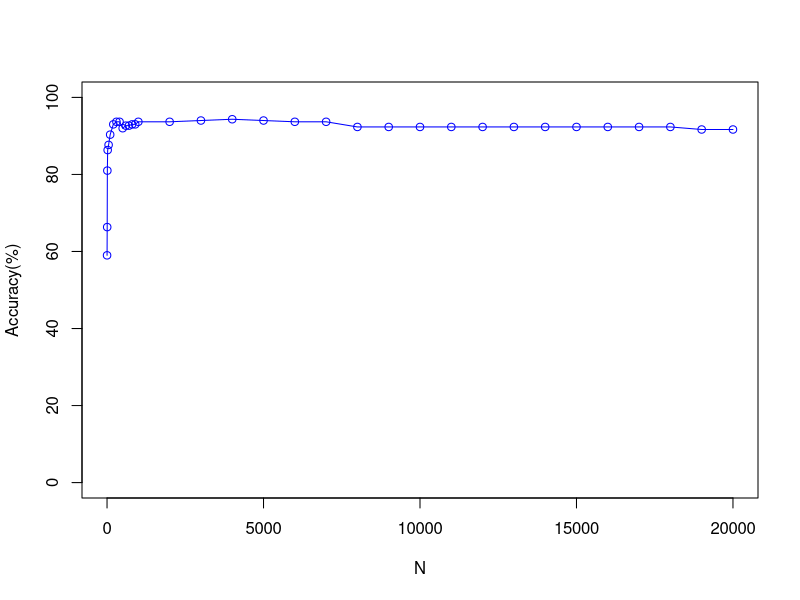

The R source for this figure:
# Author : G Asish Kumar*/
# Description: Plot that shows the comparison of Accuracy vs No of Top features Selected for 
# 			   S2Noise and With Normalisation of the features 

 x <- c(1, 5, 10, 20, 50, 100, 200, 300, 400, 500, 600, 700, 800, 900, 1000, 2000, 3000, 4000, 5000, 6000, 7000, 8000, 9000, 10000, 11000, 12000, 13000, 14000, 15000, 16000, 17000, 18000, 19000, 20000)
 y <- c(59.00,66.33,81.00,86.33,87.67,90.33,93.00,93.67,93.67,92.00,92.67,92.67,93.00,93.00,93.67,93.67,94.00,94.33,94.00,93.67,93.67,92.33,92.33,92.33,92.33,92.33,92.33,92.33,92.33,92.33,92.33,92.33,91.67,91.67)
 plot(x, y, type='o', pch=1, col="blue", xlab="N", ylab="Accuracy(%)", ylim=c(0, 100), xlim=c(0,20000))
